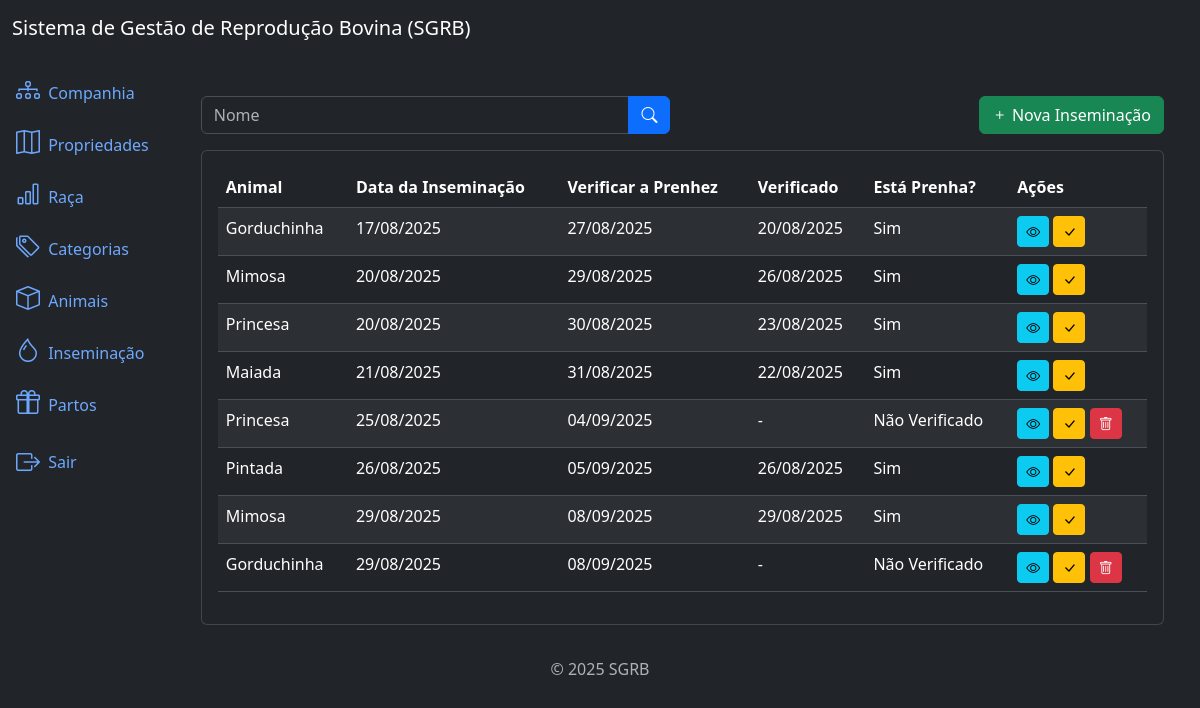
Screenshot of /inseminations/list/ (signed in) with the database file from the repository.
### inseminations/models.py (models this page shows, shortened)
class Insemination(models.Model):
    animal = models.ForeignKey(Animal, on_delete=models.PROTECT, related_name='inseminations')  # noqa
    date_of_insemination = models.DateField()
    expected_pregnancy = models.DateField(null=True, blank=True)
    pregnancy_check = models.DateField(null=True, blank=True)
    is_pregnant = models.CharField(
        max_length=1,
        choices=PRENHEZ_CHOICES,
        null=True,
        blank=True
    )
    created_at = models.DateTimeField(auto_now_add=True)
    updated_at = models.DateTimeField(auto_now=True)
    class Meta:
        ordering = ['-created_at']

### animals/models.py (models this page shows, shortened)
class Animal(models.Model):
    name = models.CharField(max_length=100)
    birth = models.DateField(null=True, blank=True)
    farm = models.ForeignKey(Farm, on_delete=models.PROTECT, related_name='animais')  # noqa
    breed = models.ForeignKey(Breed, on_delete=models.PROTECT, related_name='animais')  # noqa
    category = models.ForeignKey(Category, on_delete=models.PROTECT, related_name='animais') # noqa
    created_at = models.DateTimeField(auto_now_add=True)
    updated_at = models.DateTimeField(auto_now=True)
    culling_date = models.DateField(null=True, blank=True,verbose_name='Data da Baixa')  # noqa
    culling_reason = models.CharField(
        max_length=2,
        choices=CULLING_REASON_CHOICES,
        null=True,
        blank=True,
    )
    class Meta:
        ordering = ['name']

### inseminations/views.py (the view)
# urls.py: path('inseminations/list/', views.InseminationListView.as_view(), name='insemination_list'),  # noqa
class InseminationListView(LoginRequiredMixin, PermissionRequiredMixin, ListView):  # noqa
    model = models.Insemination
    template_name = 'insemination_list.html'
    context_object_name = 'inseminations'
    paginate_by = 10
    permission_required = 'inseminations.view_insemination'  # nome da app ação (view) nome do model  # noqa
    def get_queryset(self):
        queryset = super().get_queryset()
        name = self.request.GET.get('name')
        if name:
            queryset = queryset.filter(name__icontains=name)
        queryset = queryset.order_by('expected_pregnancy')
        return queryset

### inseminations/templates/insemination_list.html (shortened to what this page needs)
{% extends 'base.html' %}
{% block content %}
  <div class="container mt-4">
    <div class="row mb-3">
      <div class="col-md-6">
        <form method="get" action="{% url 'insemination_list' %}">
          <div class="input-group">
            <input type="text" class="form-control" name="name" placeholder="Nome" value="{{ request.GET.name }}" />
            <button type="submit" class="btn btn-primary"><i class="bi bi-search"></i></button>
          </div>
        </form>
      </div>
      <div class="col-md-6">
        <a href="{% url 'insemination_create' %}" class="btn btn-success float-end"><i class="bi bi-plus"></i> Nova Inseminação</a>
      </div>
    </div>
    <div class="card">
      <div class="card-body">
        {% if inseminations %}
          <table class="table table-striped">
            <thead>
              <tr>
                <th>Animal</th>
                <th>Data da Inseminação</th>
                <th>Verificar a Prenhez</th>
                <th>Verificado</th>
                <th>Está Prenha?</th>
                <th>Ações</th>
              </tr>
            </thead>
            <tbody>
              {% for insemination in inseminations %}
                <tr>
                  <td>{{ insemination.animal.name }}</td>
                  <td>{{ insemination.date_of_insemination|date:'d/m/Y' }}</td>
                  <td>
                    {% if insemination.expected_pregnancy %}
                      {{ insemination.expected_pregnancy|date:'d/m/Y' }}
                    {% else %}
                      -
                    {% endif %}
                  </td>
                  <td>
                    {% if insemination.pregnancy_check %}
                      {{ insemination.pregnancy_check|date:'d/m/Y' }}
                    {% else %}
                      -
                    {% endif %}
                  </td>
                  <td>
                    {% if insemination.is_pregnant %}
                      {{ insemination.get_is_pregnant_display }}
                    {% else %}
                      Não Verificado
                    {% endif %}
                  </td>
                  <td>
                    <a href="{% url 'insemination_detail' insemination.id %}" class="btn btn-info btn-sm"><i class="bi bi-eye"></i></a>
                    <a href="{% url 'insemination_check' insemination.id %}" class="btn btn-warning btn-sm"><i class="bi bi-check-lg"></i></a>
                    {% if insemination.is_pregnant is None %}
                      <a href="{% url 'insemination_delete' insemination.id %}" class="btn btn-danger btn-sm">
                        <i class="bi bi-trash"></i>
                      </a>
                    {% endif %}
                  </td>
                </tr>
              {% endfor %}
            </tbody>
          </table>
        {% else %}
          <p>Nenhuma inseminação registrada.</p>
        {% endif %}
      </div>
    </div>
  </div>
{% endblock %}

### rows the page displays
Insemination: animal.name "Gorduchinha", date_of_insemination "17/08/2025", expected_pregnancy "27/08/2025", pregnancy_check "20/08/2025", is_pregnant "Sim"
Insemination: animal.name "Mimosa", date_of_insemination "20/08/2025", expected_pregnancy "29/08/2025", pregnancy_check "26/08/2025", is_pregnant "Sim"
Insemination: animal.name "Princesa", date_of_insemination "20/08/2025", expected_pregnancy "30/08/2025", pregnancy_check "23/08/2025", is_pregnant "Sim"
Insemination: animal.name "Maiada", date_of_insemination "21/08/2025", expected_pregnancy "31/08/2025", pregnancy_check "22/08/2025", is_pregnant "Sim"
Insemination: animal.name "Princesa", date_of_insemination "25/08/2025", expected_pregnancy "04/09/2025", shows "Não Verificado"
Insemination: animal.name "Pintada", date_of_insemination "26/08/2025", expected_pregnancy "05/09/2025", pregnancy_check "26/08/2025", is_pregnant "Sim"
Insemination: animal.name "Mimosa", date_of_insemination "29/08/2025", expected_pregnancy "08/09/2025", pregnancy_check "29/08/2025", is_pregnant "Sim"
Insemination: animal.name "Gorduchinha", date_of_insemination "29/08/2025", expected_pregnancy "08/09/2025", shows "Não Verificado"
